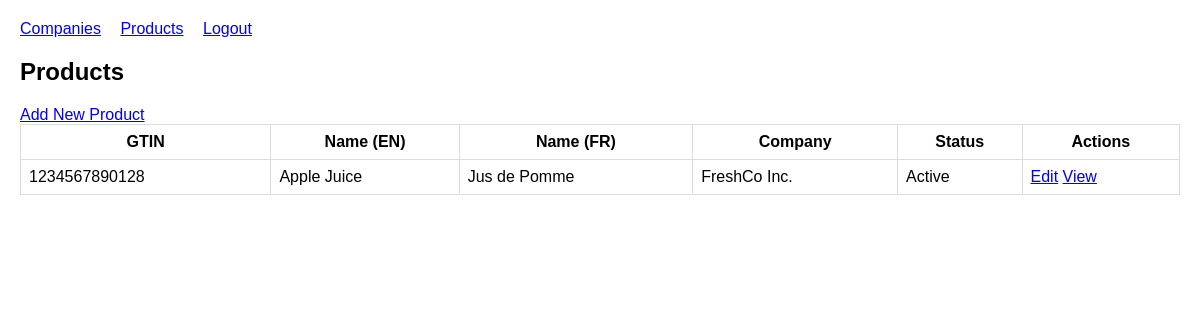
The page /products.php (signed in) on the database its author committed.
### tables this page shows
CREATE TABLE IF NOT EXISTS `products` (
    `id`                  INT             NOT NULL AUTO_INCREMENT,
    `company_id`          INT             NOT NULL,
    `gtin`                VARCHAR(14)     NOT NULL,
    `name`                VARCHAR(255)    NOT NULL,
    `name_fr`             VARCHAR(255)    DEFAULT NULL,
    `description`         TEXT            DEFAULT NULL,
    `description_fr`      TEXT            DEFAULT NULL,
    `brand_name`          VARCHAR(255)    DEFAULT NULL,
    `country_origin`      VARCHAR(100)    DEFAULT NULL,
    `gross_weight`        DECIMAL(10, 2)  DEFAULT NULL,
    `net_content_weight`  DECIMAL(10, 2)  DEFAULT NULL,
    `weight_unit`         VARCHAR(20)     DEFAULT NULL,
    `image_path`          VARCHAR(500)    DEFAULT NULL,
    `is_hidden`           TINYINT(1)      NOT NULL DEFAULT 0,
    `created_at`          TIMESTAMP       NOT NULL DEFAULT CURRENT_TIMESTAMP,
    PRIMARY KEY (`id`),
    UNIQUE KEY `uq_gtin` (`gtin`),
    CONSTRAINT `fk_products_company`
        FOREIGN KEY (`company_id`) REFERENCES `companies` (`id`)
        ON UPDATE CASCADE ON DELETE RESTRICT
);

CREATE TABLE IF NOT EXISTS `companies` (
    `id`                       INT            NOT NULL AUTO_INCREMENT,
    `company_name`             VARCHAR(255)   NOT NULL,
    `company_address`          TEXT           DEFAULT NULL,
    `company_telephone_number` VARCHAR(50)    DEFAULT NULL,
    `company_email_address`    VARCHAR(255)   DEFAULT NULL,
    `owner_name`               VARCHAR(255)   DEFAULT NULL,
    `owner_mobile_number`      VARCHAR(50)    DEFAULT NULL,
    `owner_email_address`      VARCHAR(255)   DEFAULT NULL,
    `contact_name`             VARCHAR(255)   DEFAULT NULL,
    `contact_mobile_number`    VARCHAR(50)    DEFAULT NULL,
    `contact_email_address`    VARCHAR(255)   DEFAULT NULL,
    `is_active`                TINYINT(1)     NOT NULL DEFAULT 1,
    `created_at`               TIMESTAMP      NOT NULL DEFAULT CURRENT_TIMESTAMP,
    PRIMARY KEY (`id`)
);

### config.php (called while the page is built, shortened)
<?php
function h($str) {
    return htmlspecialchars($str, ENT_QUOTES, 'UTF-8');
}
?>

### products.php (the view, shortened to what this page needs)
<?php
require 'config.php';
$sql = $pdo->query("SELECT p.*, c.company_name FROM products p JOIN companies c ON p.company_id = c.id ORDER BY p.name");
$products = $sql->fetchAll();
?>
<!DOCTYPE html>
<html>
<head>
</head>
<body>
    <div class="nav">
        <a href="/stii_module_b/companies">Companies</a>
        <a href="/stii_module_b/products">Products</a>
        <a href="/stii_module_b/logout">Logout</a>
    </div>
    <h2>Products</h2>
    <a href="/stii_module_b/products/new">Add New Product</a>
    <table>
        <tr>
            <th>GTIN</th>
            <th>Name (EN)</th>
            <th>Name (FR)</th>
            <th>Company</th>
            <th>Status</th>
            <th>Actions</th>
        </tr>
        <?php foreach ($products as $p): ?>
        <tr>
            <td><?= $p['gtin'] ?></td>
            <td><?= h($p['name']) ?></td>
            <td><?= h($p['name_fr']) ?></td>
            <td><?= h($p['company_name']) ?></td>
            <td><?= $p['is_hidden'] ? 'Deactivate' : 'Active' ?></td>
            <td>
                <a href="/stii_module_b/products/<?= $p['gtin'] ?>/edit">Edit</a>
                <a href="/stii_module_b/products/<?= $p['gtin'] ?>">View</a>
            </td>
        </tr>
        <?php endforeach; ?>
    </table>
</body>
</html>

### products.php (style rules this page uses)
body { font-family: Arial; margin: 20px; }
table { border-collapse: collapse; width: 100%; }
th, td { border: 1px solid #ddd; padding: 8px; }
.nav a { margin-right: 15px; }

### rows shown on the page
products: gtin "1234567890128", name "Apple Juice", name_fr "Jus de Pomme", company.company_name "FreshCo Inc.", is_hidden "Active"
